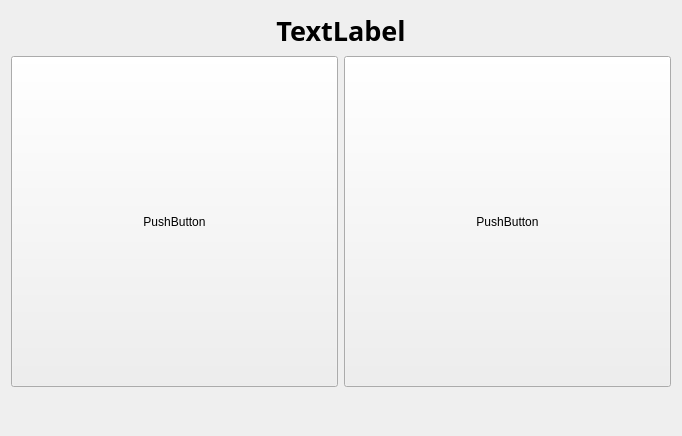
         <widget class="QWidget" name="page">
          <layout class="QGridLayout" name="gridLayout_3" rowstretch="1,4,1" rowminimumheight="1,2,1">
           <item row="0" column="0" colspan="2">
            <widget class="QLabel" name="sally_anne_question">
             <property name="font">
              <font>
               <family>Amble</family>
               <pointsize>20</pointsize>
               <weight>75</weight>
               <bold>true</bold>
              </font>
             </property>
             <property name="text">
              <string>TextLabel</string>
             </property>
             <property name="alignment">
              <set>Qt::AlignCenter</set>
             </property>
            </widget>
           </item>
           <item row="1" column="1">
            <widget class="QPushButton" name="sally_anne_answer_1_button">
             <property name="minimumSize">
              <size>
               <width>327</width>
               <height>331</height>
              </size>
             </property>
             <property name="maximumSize">
              <size>
               <width>327</width>
               <height>331</height>
              </size>
             </property>
             <property name="text">
              <string>PushButton</string>
             </property>
            </widget>
           </item>
           <item row="1" column="0">
            <widget class="QPushButton" name="sally_anne_answer_2_button">
             <property name="minimumSize">
              <size>
               <width>327</width>
               <height>331</height>
              </size>
             </property>
             <property name="maximumSize">
              <size>
               <width>327</width>
               <height>331</height>
              </size>
             </property>
             <property name="text">
              <string>PushButton</string>
             </property>
            </widget>
           </item>
           <item row="2" column="0">
            <spacer name="verticalSpacer_6">
             <property name="orientation">
              <enum>Qt::Vertical</enum>
             </property>
             <property name="sizeHint" stdset="0">
              <size>
               <width>20</width>
               <height>40</height>
              </size>
             </property>
            </spacer>
           </item>
          </layout>
         </widget>
